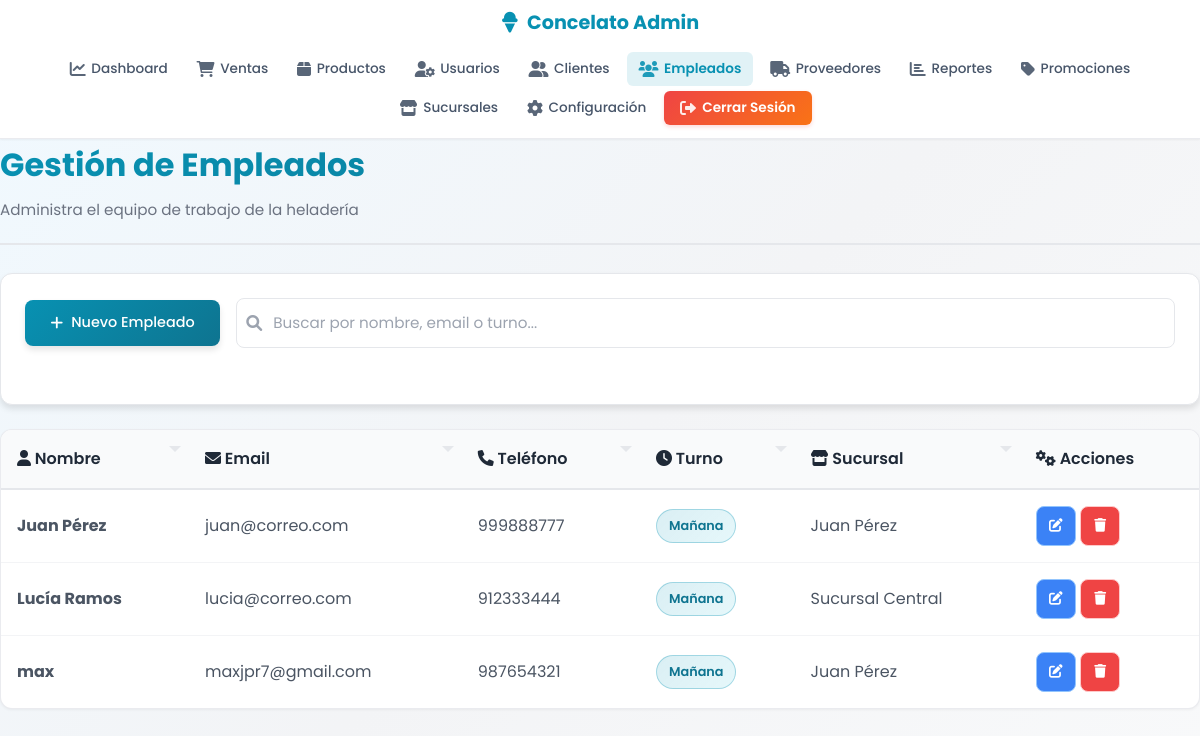
Page /paginas/admin/empleados.php (signed in) on the committed database.
### tables this page shows
CREATE TABLE `vendedores` (
  `id_vendedor` int(11) NOT NULL AUTO_INCREMENT,
  `nombre` varchar(120) NOT NULL,
  `dni` char(12) DEFAULT NULL,
  `telefono` varchar(30) DEFAULT NULL,
  `correo` varchar(150) DEFAULT NULL,
  `turno` enum('Mañana','Tarde','Noche') DEFAULT NULL,
  `fecha_registro` timestamp NOT NULL DEFAULT current_timestamp(),
  `id_sucursal` int(11) DEFAULT NULL,
  PRIMARY KEY (`id_vendedor`),
  UNIQUE KEY `dni` (`dni`),
  KEY `id_sucursal` (`id_sucursal`),
  CONSTRAINT `vendedores_ibfk_sucursal` FOREIGN KEY (`id_sucursal`) REFERENCES `sucursales` (`id_sucursal`) ON DELETE SET NULL ON UPDATE CASCADE
);

CREATE TABLE `sucursales` (
  `id_sucursal` int(11) NOT NULL AUTO_INCREMENT,
  `nombre` varchar(100) NOT NULL,
  `direccion` varchar(200) DEFAULT NULL,
  `telefono` varchar(30) DEFAULT NULL,
  `correo` varchar(150) DEFAULT NULL,
  `horario` varchar(100) DEFAULT NULL,
  `activa` tinyint(1) NOT NULL DEFAULT 1,
  PRIMARY KEY (`id_sucursal`)
);

### paginas/admin/empleados.php (the view, shortened to what this page needs)
<?php
include_once($_SERVER['DOCUMENT_ROOT'] . '/heladeriacg/conexion/sucursales_db.php');
$stmt_empleados = $pdo->prepare("
    SELECT v.*, s.nombre as nombre_sucursal
    FROM vendedores v
    LEFT JOIN sucursales s ON v.id_sucursal = s.id_sucursal
    ORDER BY v.nombre
");
$stmt_empleados->execute();
$empleados = $stmt_empleados->fetchAll(PDO::FETCH_ASSOC);
?>
<!DOCTYPE html>
<html lang="es">
<head>
    <link rel="stylesheet" href="/heladeriacg/css/admin/estilos_admin.css">
    <link rel="stylesheet" href="/heladeriacg/css/admin/navbar.css">
    <link rel="stylesheet" href="/heladeriacg/css/admin/empleados.css">
    <link rel="stylesheet" href="https://cdnjs.cloudflare.com/ajax/libs/font-awesome/6.0.0/css/all.min.css">
</head>
<body>
    <?php include 'includes/navbar.php'; ?>
    <main class="admin-container">
        <div class="page-header">
            <h1>Gestión de Empleados</h1>
            <p>Administra el equipo de trabajo de la heladería</p>
        </div>
        <div class="card">
            <div class="card-body">
                <div class="empleados-actions">
                    <button class="action-btn primary" data-action="create" onclick="openModal('modalEmpleado')">
                        <i class="fas fa-plus"></i> Nuevo Empleado
                    </button>
                    <div class="search-filter">
                        <input
                            type="search"
                            id="searchEmpleado"
                            class="search-input"
                            placeholder="Buscar por nombre, email o turno..."
                            aria-label="Buscar empleados"
                            data-filter-table="tablaEmpleados"
                            style="padding-left: 36px;">
                    </div>
                </div>
            </div>
        </div>
        <div class="table-container">
            <table id="tablaEmpleados" class="empleados-table" role="table">
                        <thead>
                            <tr role="row">
                                <th role="columnheader" aria-sort="none">
                                    <i class="fas fa-user"></i> Nombre
                                </th>
                                <th role="columnheader" aria-sort="none">
                                    <i class="fas fa-envelope"></i> Email
                                </th>
                                <th role="columnheader" aria-sort="none">
                                    <i class="fas fa-phone"></i> Teléfono
                                </th>
                                <th role="columnheader" aria-sort="none">
                                    <i class="fas fa-clock"></i> Turno
                                </th>
                                <th role="columnheader" aria-sort="none">
                                    <i class="fas fa-store"></i> Sucursal
                                </th>
                                <th role="columnheader" aria-label="Acciones">
                                    <i class="fas fa-cogs"></i> Acciones
                                </th>
                            </tr>
                        </thead>
                        <tbody>
                            <?php foreach ($empleados as $empleado): ?>
                            <tr role="row" tabindex="0">
                                <td><strong><?php echo htmlspecialchars($empleado['nombre']); ?></strong></td>
                                <td><?php echo htmlspecialchars($empleado['correo'] ?? 'N/A'); ?></td>
                                <td><?php echo htmlspecialchars($empleado['telefono'] ?? 'N/A'); ?></td>
                                <td><span class="badge"><?php echo htmlspecialchars($empleado['turno'] ?? 'N/A'); ?></span></td>
                                <td><?php echo htmlspecialchars($empleado['nombre_sucursal'] ?? 'No asignada'); ?></td>
                                <td>
                                    <button
                                        class="action-btn edit"
                                        onclick="editarEmpleado(<?php echo $empleado['id_vendedor']; ?>)"
                                        title="Editar empleado"
                                        aria-label="Editar empleado <?php echo htmlspecialchars($empleado['nombre']); ?>">
                                        <i class="fas fa-edit"></i>
                                    </button>
                                    <button
                                        class="action-btn delete"
                                        onclick="deleteItem(<?php echo $empleado['id_vendedor']; ?>, 'empleado', '<?php echo htmlspecialchars($empleado['nombre']); ?>')"
                                        title="Eliminar empleado"
                                        aria-label="Eliminar empleado <?php echo htmlspecialchars($empleado['nombre']); ?>">
                                        <i class="fas fa-trash"></i>
                                    </button>
                                </td>
                            </tr>
                            <?php endforeach; ?>
                        </tbody>
            </table>
        </div>
    </main>
</body>
</html>

### css/admin/estilos_admin.css (style rules this page uses)
* { margin: 0; padding: 0; box-sizing: border-box; font-family: 'Poppins', -apple-system, BlinkMacSystemFont, 'Segoe UI', sans-serif; word-wrap: break-word; overflow-wrap: break-word; }
html { scroll-behavior: smooth; --spacing-xs: 4px; --spacing-sm: 8px; --spacing-md: 16px; --spacing-lg: 24px; --spacing-xl: 32px; --font-size-xs: 12px; --font-size-sm: 14px; --font-size-base: 16px; --font-size-lg: 18px; --font-size-xl: 21px; --font-size-2xl: 26px; --font-size-3xl: 32px; --border-radius-sm: 6px; --border-radius-md: 8px; --border-radius-lg: 12px; --border-radius-xl: 20px; --transition-fast: 100ms ease-out; --transition-normal: 200ms ease-out; --transition-slow: 300ms ease-out; }
body { background: linear-gradient(135deg, #f0f9ff 0%, #f3f4f6 50%, #f9fafb 100%); color: #1f2937; min-height: 100vh; line-height: 1.6; font-size: var(--font-size-base); }
.admin-container { display: flex; flex-direction: column; min-height: 100vh; }
.card { background: white; border: 1px solid rgba(229, 231, 235, 0.8); border-radius: var(--border-radius-lg); box-shadow: 0 1px 3px rgba(0, 0, 0, 0.05); transition: all var(--transition-normal); }
.card-body { padding: 1.5rem; }
.action-btn { background: linear-gradient(135deg, #06b6d4 0%, #0891b2 100%); color: white; border: none; padding: 0.7rem 1.5rem; border-radius: 8px; cursor: pointer; font-weight: 500; font-size: 0.9rem; transition: all 0.3s; white-space: nowrap; display: inline-flex; align-items: center; gap: 0.5rem; }
.table-container { background: white; border: 1px solid rgba(229, 231, 235, 0.8); border-radius: var(--border-radius-lg); overflow: auto; box-shadow: 0 1px 3px rgba(0, 0, 0, 0.05); margin-bottom: 2rem; }
.table-container table { width: 100%; border-collapse: collapse; font-size: var(--font-size-base); }
.table-container table thead { background: #f9fafb; border-bottom: 2px solid #e5e7eb; position: sticky; top: 0; }
.table-container table th { padding: 1rem; text-align: left; font-weight: 600; color: #1f2937; font-size: var(--font-size-base); white-space: nowrap; word-break: break-word; vertical-align: middle; }
.table-container table th[aria-sort] { cursor: pointer; user-select: none; padding-right: 1.5rem; position: relative; }
.table-container table th[aria-sort]::after { content: ''; position: absolute; right: 0.5rem; width: 0; height: 0; border-left: 6px solid transparent; border-right: 6px solid transparent; border-top: 6px solid #d1d5db; opacity: 0.5; }
.table-container table td { padding: 1rem; border-bottom: 1px solid #f3f4f6; color: #4b5563; font-size: var(--font-size-base); word-break: break-word; overflow-wrap: break-word; vertical-align: middle; }
.table-container table tbody tr { transition: background-color var(--transition-fast); }
.table-container table tbody tr:last-child td { border-bottom: none; }
.clientes-actions, .empleados-actions, .ventas-actions { display: flex; justify-content: space-between; align-items: center; margin-bottom: 2rem; flex-wrap: wrap; gap: 1rem; }
.search-filter { display: flex; gap: 1rem; align-items: center; flex-wrap: wrap; flex: 1; min-width: 250px; }
.search-filter input, .search-filter select { padding: 0.8rem 1rem; border: 1px solid #e5e7eb; border-radius: 8px; font-size: 0.95rem; background: white; transition: all 0.3s; flex: 1; min-width: 200px; }
.action-btn.primary { background: linear-gradient(135deg, #06b6d4 0%, #0891b2 100%); color: white; padding: 0.8rem 1.6rem; border: none; border-radius: 8px; cursor: pointer; font-weight: 500; transition: all 0.3s; display: inline-flex; align-items: center; gap: 0.5rem; white-space: nowrap; }
.action-btn { padding: 0.5rem 0.8rem; border: none; border-radius: var(--border-radius-sm); cursor: pointer; font-size: var(--font-size-sm); transition: all var(--transition-fast); display: inline-flex; align-items: center; justify-content: center; gap: 4px; min-width: 40px; min-height: 40px; font-family: inherit; }
.action-btn.edit { background: #dbeafe; color: #1e40af; border: 1px solid #93c5fd; }
.action-btn.delete { background: #fee2e2; color: #991b1b; border: 1px solid #fecaca; }
.action-btn.primary { background: linear-gradient(135deg, #06b6d4 0%, #0891b2 100%); color: white; padding: 0.8rem 1.6rem; border: none; border-radius: var(--border-radius-md); min-height: 44px; }

### rows in the picture
vendedores: nombre "Juan Pérez", correo "juan@correo.com", telefono "999888777", turno "Mañana", id_sucursal.nombre "Juan Pérez"
vendedores: nombre "Lucía Ramos", correo "lucia@correo.com", telefono "912333444", turno "Mañana", id_sucursal.nombre "Sucursal Central"
vendedores: nombre "max", correo "maxjpr7@gmail.com", telefono "987654321", turno "Mañana", id_sucursal.nombre "Juan Pérez"
